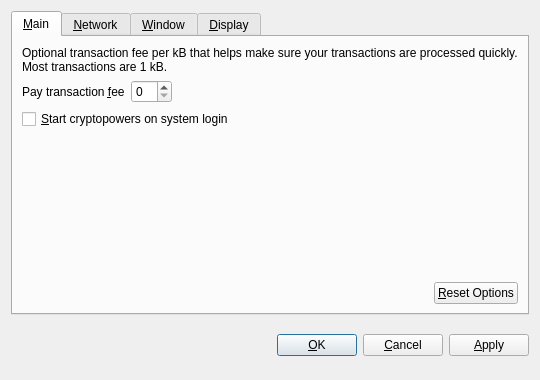
<?xml version="1.0" encoding="UTF-8"?>
<ui version="4.0">
 <class>OptionsDialog</class>
 <widget class="QDialog" name="OptionsDialog">
  <property name="geometry">
   <rect>
    <x>0</x>
    <y>0</y>
    <width>540</width>
    <height>380</height>
   </rect>
  </property>
  <property name="windowTitle">
   <string>Options</string>
  </property>
  <property name="modal">
   <bool>true</bool>
  </property>
  <layout class="QVBoxLayout" name="verticalLayout">
   <item>
    <widget class="QTabWidget" name="tabWidget">
     <property name="tabPosition">
      <enum>QTabWidget::North</enum>
     </property>
     <property name="currentIndex">
      <number>0</number>
     </property>
     <widget class="QWidget" name="tabMain">
      <attribute name="title">
       <string>&amp;Main</string>
      </attribute>
      <layout class="QVBoxLayout" name="verticalLayout_Main">
       <item>
        <widget class="QLabel" name="transactionFeeInfoLabel">
         <property name="text">
          <string>Optional transaction fee per kB that helps make sure your transactions are processed quickly. Most transactions are 1 kB.</string>
         </property>
         <property name="textFormat">
          <enum>Qt::PlainText</enum>
         </property>
         <property name="wordWrap">
          <bool>true</bool>
         </property>
        </widget>
       </item>
       <item>
        <layout class="QHBoxLayout" name="horizontalLayout_1_Main">
         <item>
          <widget class="QLabel" name="transactionFeeLabel">
           <property name="text">
            <string>Pay transaction &amp;fee</string>
           </property>
           <property name="textFormat">
            <enum>Qt::PlainText</enum>
           </property>
           <property name="buddy">
            <cstring>transactionFee</cstring>
           </property>
          </widget>
         </item>
         <item>
          <widget class="BitcoinAmountField" name="transactionFee"/>
         </item>
         <item>
          <spacer name="horizontalSpacer_1_Main">
           <property name="orientation">
            <enum>Qt::Horizontal</enum>
           </property>
           <property name="sizeHint" stdset="0">
            <size>
             <width>40</width>
             <height>20</height>
            </size>
           </property>
          </spacer>
         </item>
        </layout>
       </item>
       <item>
        <widget class="QCheckBox" name="bitcoinAtStartup">
         <property name="toolTip">
          <string>Automatically start cryptopowers after logging in to the system.</string>
         </property>
         <property name="text">
          <string>&amp;Start cryptopowers on system login</string>
         </property>
        </widget>
       </item>
       <item>
        <spacer name="verticalSpacer_Main">
         <property name="orientation">
          <enum>Qt::Vertical</enum>
         </property>
         <property name="sizeHint" stdset="0">
          <size>
           <width>20</width>
           <height>40</height>
          </size>
         </property>
        </spacer>
       </item>
       <item>
        <layout class="QHBoxLayout" name="horizontalLayout_2_Main">
         <item>
          <spacer name="horizontalSpacer_2_Main">
           <property name="orientation">
            <enum>Qt::Horizontal</enum>
           </property>
           <property name="sizeHint" stdset="0">
            <size>
             <width>40</width>
             <height>20</height>
            </size>
           </property>
          </spacer>
         </item>
         <item>
          <widget class="QPushButton" name="resetButton">
           <property name="toolTip">
            <string>Reset all client options to default.</string>
           </property>
           <property name="text">
            <string>&amp;Reset Options</string>
           </property>
           <property name="autoDefault">
            <bool>false</bool>
           </property>
          </widget>
         </item>
        </layout>
       </item>
      </layout>
     </widget>
     <widget class="QWidget" name="tabNetwork">
      <attribute name="title">
       <string>&amp;Network</string>
      </attribute>
      <layout class="QVBoxLayout" name="verticalLayout_Network">
       <item>
        <widget class="QCheckBox" name="mapPortUpnp">
         <property name="toolTip">
          <string>Automatically open the cryptopowers client port on the router. This only works when your router supports UPnP and it is enabled.</string>
         </property>
         <property name="text">
          <string>Map port using &amp;UPnP</string>
         </property>
        </widget>
       </item>
       <item>
        <widget class="QCheckBox" name="connectSocks">
         <property name="toolTip">
          <string>Connect to the cryptopowers network through a SOCKS proxy (e.g. when connecting through Tor).</string>
         </property>
         <property name="text">
          <string>&amp;Connect through SOCKS proxy:</string>
         </property>
        </widget>
       </item>
       <item>
        <layout class="QHBoxLayout" name="horizontalLayout_Network">
         <item>
          <widget class="QLabel" name="proxyIpLabel">
           <property name="text">
            <string>Proxy &amp;IP:</string>
           </property>
           <property name="textFormat">
            <enum>Qt::PlainText</enum>
           </property>
           <property name="buddy">
            <cstring>proxyIp</cstring>
           </property>
          </widget>
         </item>
         <item>
          <widget class="QValidatedLineEdit" name="proxyIp">
           <property name="maximumSize">
            <size>
             <width>140</width>
             <height>16777215</height>
            </size>
           </property>
           <property name="toolTip">
            <string>IP address of the proxy (e.g. 127.0.0.1)</string>
           </property>
          </widget>
         </item>
         <item>
          <widget class="QLabel" name="proxyPortLabel">
           <property name="text">
            <string>&amp;Port:</string>
           </property>
           <property name="textFormat">
            <enum>Qt::PlainText</enum>
           </property>
           <property name="buddy">
            <cstring>proxyPort</cstring>
           </property>
          </widget>
         </item>
         <item>
          <widget class="QLineEdit" name="proxyPort">
           <property name="maximumSize">
            <size>
             <width>55</width>
             <height>16777215</height>
            </size>
           </property>
           <property name="toolTip">
            <string>Port of the proxy (e.g. 9050)</string>
           </property>
          </widget>
         </item>
         <item>
          <widget class="QLabel" name="socksVersionLabel">
           <property name="text">
            <string>SOCKS &amp;Version:</string>
           </property>
           <property name="textFormat">
            <enum>Qt::PlainText</enum>
           </property>
           <property name="buddy">
            <cstring>socksVersion</cstring>
           </property>
          </widget>
         </item>
         <item>
          <widget class="QValueComboBox" name="socksVersion">
           <property name="toolTip">
            <string>SOCKS version of the proxy (e.g. 5)</string>
           </property>
          </widget>
         </item>
         <item>
          <spacer name="horizontalSpacer_Network">
           <property name="orientation">
            <enum>Qt::Horizontal</enum>
           </property>
           <property name="sizeHint" stdset="0">
            <size>
             <width>40</width>
             <height>20</height>
            </size>
           </property>
          </spacer>
         </item>
        </layout>
       </item>
       <item>
        <spacer name="verticalSpacer_Network">
         <property name="orientation">
          <enum>Qt::Vertical</enum>
         </property>
         <property name="sizeHint" stdset="0">
          <size>
           <width>20</width>
           <height>40</height>
          </size>
         </property>
        </spacer>
       </item>
      </layout>
     </widget>
     <widget class="QWidget" name="tabWindow">
      <attribute name="title">
       <string>&amp;Window</string>
      </attribute>
      <layout class="QVBoxLayout" name="verticalLayout_Window">
       <item>
        <widget class="QCheckBox" name="minimizeToTray">
         <property name="toolTip">
          <string>Show only a tray icon after minimizing the window.</string>
         </property>
         <property name="text">
          <string>&amp;Minimize to the tray instead of the taskbar</string>
         </property>
        </widget>
       </item>
       <item>
        <widget class="QCheckBox" name="minimizeOnClose">
         <property name="toolTip">
          <string>Minimize instead of exit the application when the window is closed. When this option is enabled, the application will be closed only after selecting Quit in the menu.</string>
         </property>
         <property name="text">
          <string>M&amp;inimize on close</string>
         </property>
        </widget>
       </item>
       <item>
        <spacer name="verticalSpacer_Window">
         <property name="orientation">
          <enum>Qt::Vertical</enum>
         </property>
         <property name="sizeHint" stdset="0">
          <size>
           <width>20</width>
           <height>40</height>
          </size>
         </property>
        </spacer>
       </item>
      </layout>
     </widget>
     <widget class="QWidget" name="tabDisplay">
      <attribute name="title">
       <string>&amp;Display</string>
      </attribute>
      <layout class="QVBoxLayout" name="verticalLayout_Display">
       <item>
        <layout class="QHBoxLayout" name="horizontalLayout_1_Display">
         <item>
          <widget class="QLabel" name="langLabel">
           <property name="text">
            <string>User Interface &amp;language:</string>
           </property>
           <property name="textFormat">
            <enum>Qt::PlainText</enum>
           </property>
           <property name="buddy">
            <cstring>lang</cstring>
           </property>
          </widget>
         </item>
         <item>
          <widget class="QValueComboBox" name="lang">
           <property name="toolTip">
            <string>The user interface language can be set here. This setting will take effect after restarting cryptopowers.</string>
           </property>
          </widget>
         </item>
        </layout>
       </item>
       <item>
        <layout class="QHBoxLayout" name="horizontalLayout_2_Display">
         <item>
          <widget class="QLabel" name="unitLabel">
           <property name="text">
            <string>&amp;Unit to show amounts in:</string>
           </property>
           <property name="textFormat">
            <enum>Qt::PlainText</enum>
           </property>
           <property name="buddy">
            <cstring>unit</cstring>
           </property>
          </widget>
         </item>
         <item>
          <widget class="QValueComboBox" name="unit">
           <property name="toolTip">
            <string>Choose the default subdivision unit to show in the interface and when sending coins.</string>
           </property>
          </widget>
         </item>
        </layout>
       </item>
       <item>
        <widget class="QCheckBox" name="displayAddresses">
         <property name="toolTip">
          <string>Whether to show cryptopowers addresses in the transaction list or not.</string>
         </property>
         <property name="text">
          <string>&amp;Display addresses in transaction list</string>
         </property>
        </widget>
       </item>
       <item>
        <widget class="QCheckBox" name="coinControlFeatures">
         <property name="toolTip">
          <string>Whether to show coin control features or not.</string>
         </property>
         <property name="text">
          <string>Display coin &amp;control features (experts only!)</string>
         </property>
        </widget>
       </item>
       <item>
        <spacer name="verticalSpacer_Display">
         <property name="orientation">
          <enum>Qt::Vertical</enum>
         </property>
         <property name="sizeHint" stdset="0">
          <size>
           <width>20</width>
           <height>40</height>
          </size>
         </property>
        </spacer>
       </item>
      </layout>
     </widget>
    </widget>
   </item>
   <item>
    <layout class="QHBoxLayout" name="horizontalLayout_Buttons">
     <item>
      <spacer name="horizontalSpacer_1">
       <property name="orientation">
        <enum>Qt::Horizontal</enum>
       </property>
       <property name="sizeHint" stdset="0">
        <size>
         <width>40</width>
         <height>48</height>
        </size>
       </property>
      </spacer>
     </item>
     <item>
      <widget class="QLabel" name="statusLabel">
       <property name="font">
        <font>
         <weight>75</weight>
         <bold>true</bold>
        </font>
       </property>
       <property name="text">
        <string/>
       </property>
       <property name="textFormat">
        <enum>Qt::PlainText</enum>
       </property>
       <property name="wordWrap">
        <bool>true</bool>
       </property>
      </widget>
     </item>
     <item>
      <spacer name="horizontalSpacer_2">
       <property name="orientation">
        <enum>Qt::Horizontal</enum>
       </property>
       <property name="sizeHint" stdset="0">
        <size>
         <width>40</width>
         <height>48</height>
        </size>
       </property>
      </spacer>
     </item>
     <item>
      <widget class="QPushButton" name="okButton">
       <property name="text">
        <string>&amp;OK</string>
       </property>
      </widget>
     </item>
     <item>
      <widget class="QPushButton" name="cancelButton">
       <property name="text">
        <string>&amp;Cancel</string>
       </property>
       <property name="autoDefault">
        <bool>false</bool>
       </property>
      </widget>
     </item>
     <item>
      <widget class="QPushButton" name="applyButton">
       <property name="text">
        <string>&amp;Apply</string>
       </property>
       <property name="autoDefault">
        <bool>false</bool>
       </property>
      </widget>
     </item>
    </layout>
   </item>
  </layout>
 </widget>
 <customwidgets>
  <customwidget>
   <class>BitcoinAmountField</class>
   <extends>QSpinBox</extends>
   <header>bitcoinamountfield.h</header>
  </customwidget>
  <customwidget>
   <class>QValueComboBox</class>
   <extends>QComboBox</extends>
   <header>qvaluecombobox.h</header>
  </customwidget>
  <customwidget>
   <class>QValidatedLineEdit</class>
   <extends>QLineEdit</extends>
   <header>qvalidatedlineedit.h</header>
  </customwidget>
 </customwidgets>
 <resources/>
 <connections/>
</ui>
